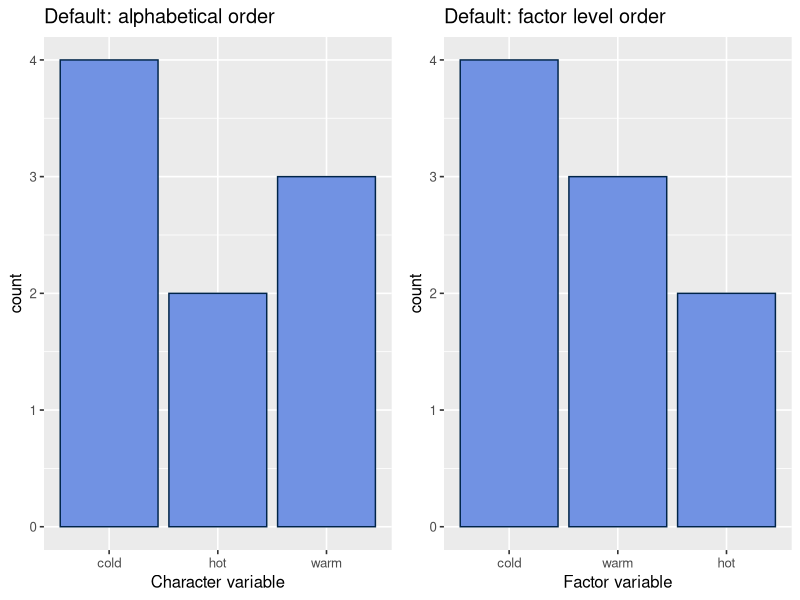
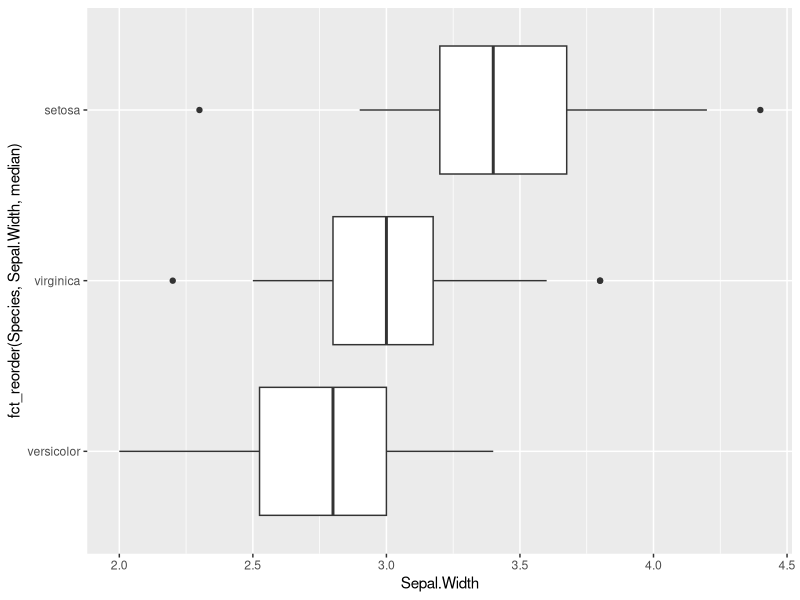
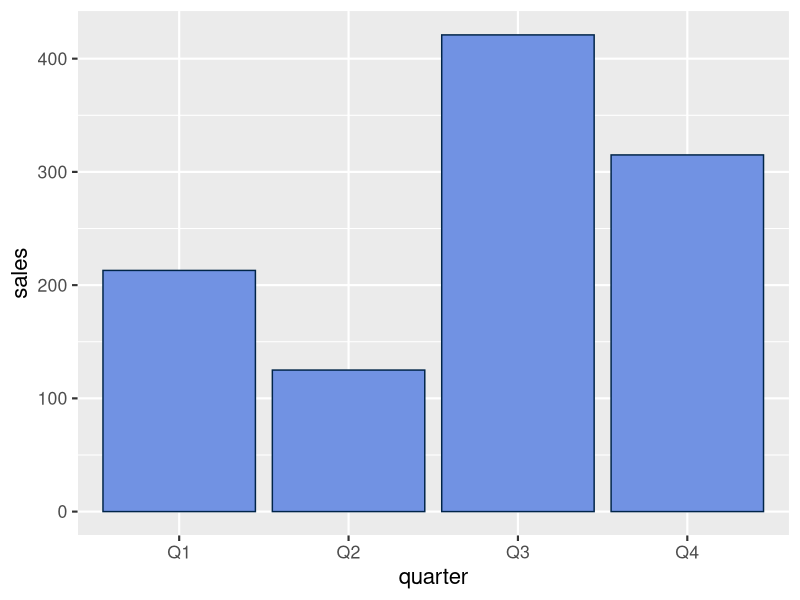
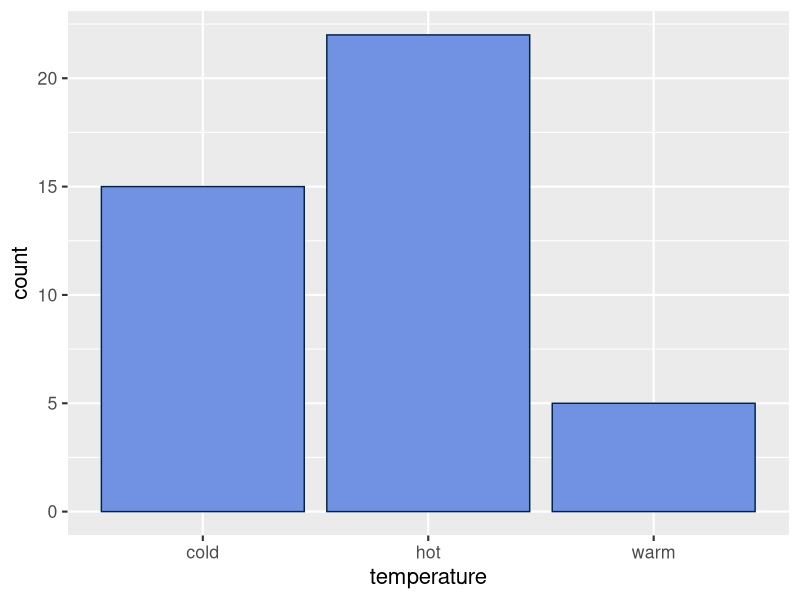
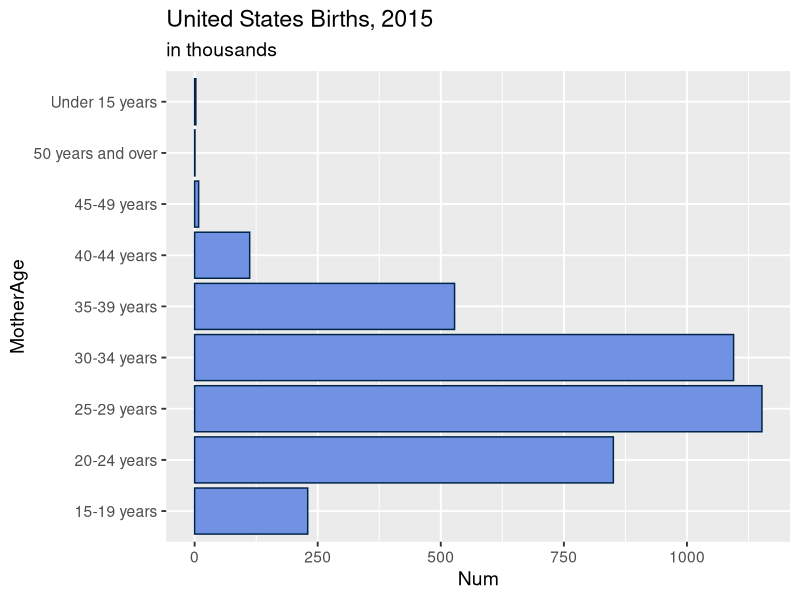
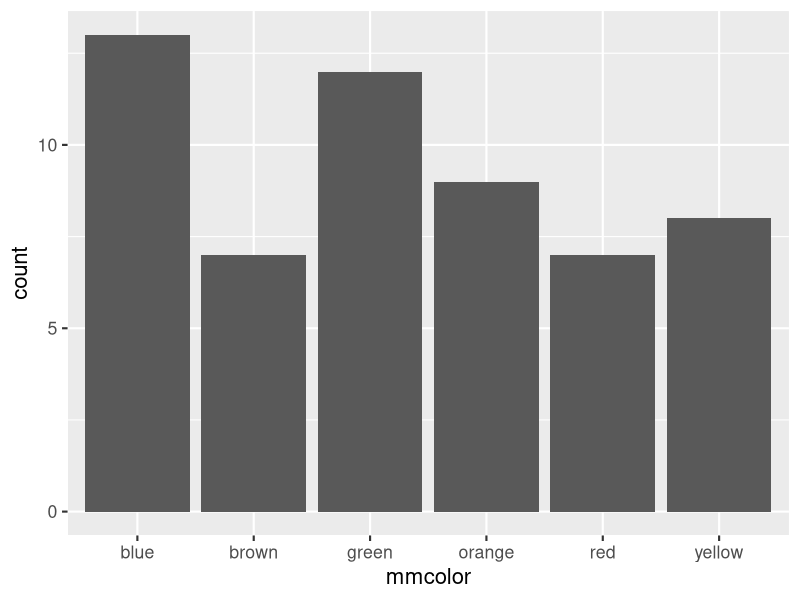
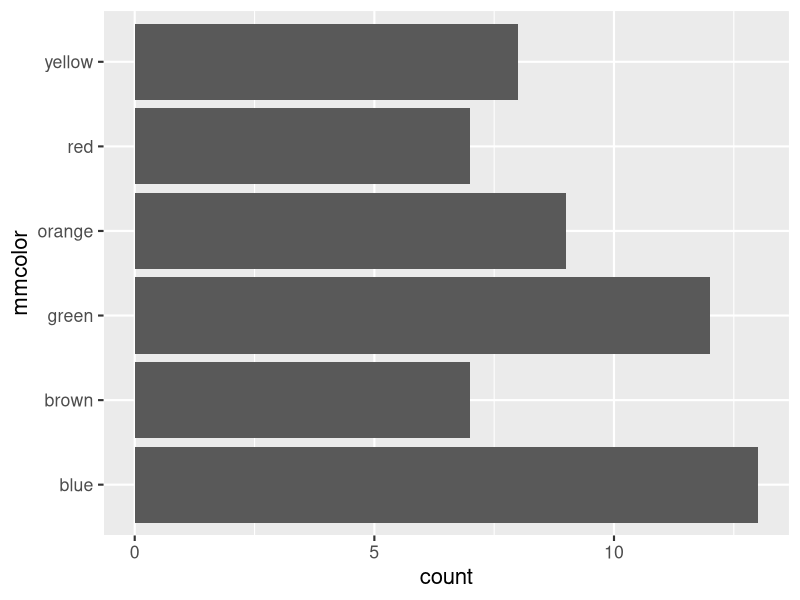
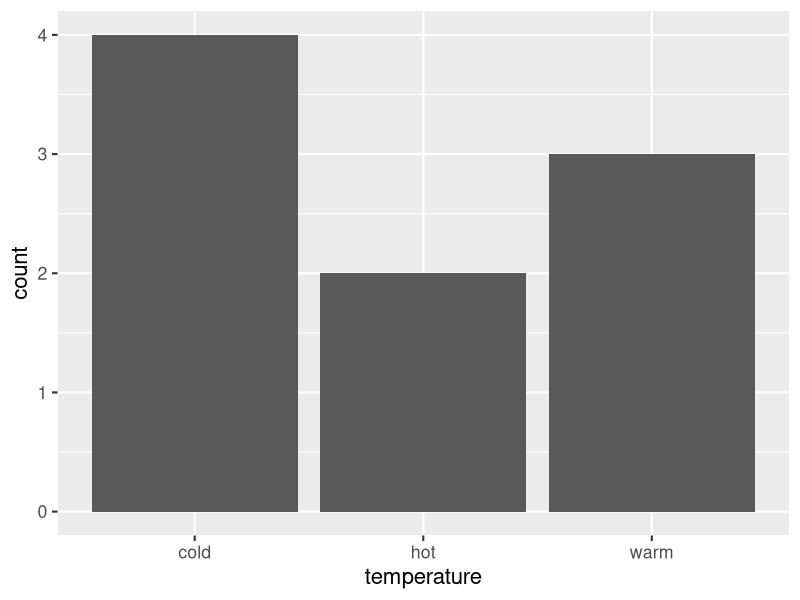

Generate these figures, in order, with R:
## ---- chunk 1
library(knitr)
options(digits = 3, scipen = 999)
opts_chunk$set(fig.align='center',
               message = FALSE, cache = TRUE,
               warning = FALSE, echo = TRUE)
## ---- chunk 2
library(tidyverse)
mycolor <- "#002448"; myfill = "#7192E3"
## ---- chunk 3
df <- tibble(chardata = c("cold", "warm", "hot", "hot", "warm", "warm", "cold", "cold", "cold"), 
    factordata = factor(c("cold", "warm", "hot", "hot", "warm", "warm", "cold", "cold", "cold"), 
                                 levels = c("cold", "warm", "hot")))
## ---- chunk 4
library(gridExtra)
g1 <- ggplot(df, aes(chardata)) +
  geom_bar(color = mycolor, fill = myfill) + 
  ggtitle("Default: alphabetical order") +
  xlab("Character variable") +
  theme_grey(12)

g2 <- ggplot(df, aes(factordata)) +
  geom_bar(color = mycolor, fill = myfill) + 
  ggtitle("Default: factor level order") +
  xlab("Factor variable") +
  theme_grey(12)
grid.arrange(g1, g2, nrow = 1)
## ---- chunk 5
df <- data.frame(name = factor(c("STAT-UN-1201", "STAT-GR-5702",
                                 "STAT-GR-5293")),
                 enrollment = c(86, 172, 12))
df2 <- df
levels(df2$name) = c("Intro", "EDAV", "IMLV")
df2

## better approach

df$name <- fct_recode(df$name, Intro = "STAT-UN-1201", EDAV = "STAT-GR-5702",
                      IMLV = "STAT-GR-5293")
df
## ---- chunk 6
x <- factor(c("Jack", "Queen", "King", "Ace"))
levels(x)
fct_inorder(x)
## ---- chunk 7
x <- c("A", "B", "C", "move1", "D", "E", "move2", "F")

fct_relevel(x, "move1", "move2")
## ---- chunk 8
x <- c("A", "B", "C", "move1", "D", "E", "move2", "F")

fct_relevel(x, "move1", "move2", after = 4) ## move after the fourth item
## ---- chunk 9
x <- c("A", "B", "C", "move1", "D", "E", "move2", "F")

fct_relevel(x, "move1", "move2", after = Inf)
## ---- chunk 10
levels(iris$Species)
ggplot(iris, aes(x = Sepal.Width, y = fct_reorder(Species, Sepal.Width, median))) +
  geom_boxplot()
## ---- chunk 11
x <- factor(c("Jack", "Queen", "King", "Ace", "Queen", "King", "King"))
levels(x)
fct_infreq(x)
## ---- chunk 12
df <- data.frame(quarter = factor(c("Q1", "Q2", "Q3", "Q4")),
                 sales = c(213, 125, 421, 315))
df
levels(df$quarter)
## ---- chunk 13
ggplot(df, aes(x = quarter, y = sales)) + 
  geom_col(color = mycolor, fill= myfill) +
  theme_grey(16)
## ---- chunk 14
df <- data.frame(temperature = factor(c("cold", "warm", "hot")),
                 count = c(15, 5, 22))

ggplot(df, aes(x = temperature, y = count)) +
  geom_col(color = mycolor, fill = myfill) +
  theme_grey(16)
## ---- chunk 15
Births2015 <- tibble(MotherAge = c("15-19 years", "20-24 years", "25-29 years", "30-34 years", "35-39 years", 
                                   "40-44 years", "45-49 years", "50 years and over", "Under 15 years"),
                     Num = c(229.715, 850.509, 1152.311, 1094.693, 527.996, 111.848, 8.171, .754, 2.5))

ggplot(Births2015, aes(x = Num, y = MotherAge)) + 
  geom_col(color = mycolor, fill = myfill) + 
  ggtitle("United States Births, 2015", subtitle = "in thousands") +
  scale_x_continuous(breaks = seq(0, 1250, 250)) +
  theme_grey(14)
## ---- chunk 16
pack1 <- data.frame(
  mmcolor = c("blue", "brown", "green", "orange", "red", "yellow"),
  count = c(13, 7, 12, 9, 7, 8)
)

ggplot(pack1, aes(x = mmcolor, y = count)) + 
  geom_col() +
  theme_grey(16)
## ---- chunk 17
ggplot(pack1, aes(x = count, y = mmcolor)) + 
  geom_col() +
  theme_grey(16)
## ---- chunk 18
df <- tibble(temperature = factor(c("cold", "warm", "hot", "hot", "warm",
                                    "warm", "cold", "cold", "cold")))
df %>% 
  ggplot(aes(temperature)) +
  geom_bar() +
  theme_grey(16)
## ---- chunk 19
colors <- c("blue", "orange", "green", "yellow", "red", "brown")
## source of probabilities: https://blogs.sas.com/content/iml/2017/02/20/proportion-of-colors-mandms.html
probs2008 <- c(.24, .2, .16, .14, .13, .13)
df <- data.frame(mmcolor = sample(colors, 100, prob = probs2008, replace = TRUE))
## ---- chunk 20
dim(df)
head(df, 10)
## ---- chunk 21
ggplot(df, aes(x = mmcolor)) + 
  geom_bar() +
  theme_grey(16)
## ---- chunk 22
ggplot(df, aes(y = mmcolor)) + 
  geom_bar() +
  theme_grey(16)
